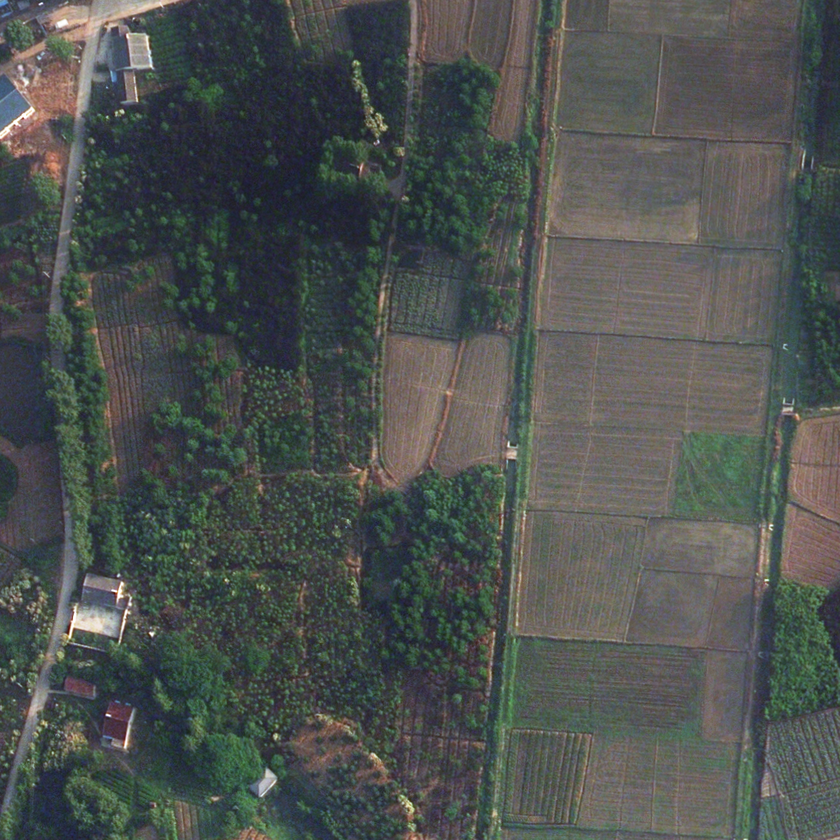
#> input picture LoveDA_Train_16/Rural/images_png/0.png, 840 x 840 px, shrunk from 1024 x 1024 before the run
$ python hog_1.py
#> lines starting #> are read from the running program, lines starting #| are printed output that depends on the picture
import skimage
from skimage import io
from skimage.feature import hog
import matplotlib.pyplot as plt
import numpy as np
# from scipy import stats as st
import statistics as st

# Konstanty a inicializace proměnných
CELL_C = 16

img =  io.imread('./LoveDA_Train_16/Rural/images_png/0.png')
#> img is the input picture: shape (840, 840, 3); mean R, G, B 77.7, 82.2, 79.4
mask = io.imread('./LoveDA_Train_16/Rural/masks_png/0.png')
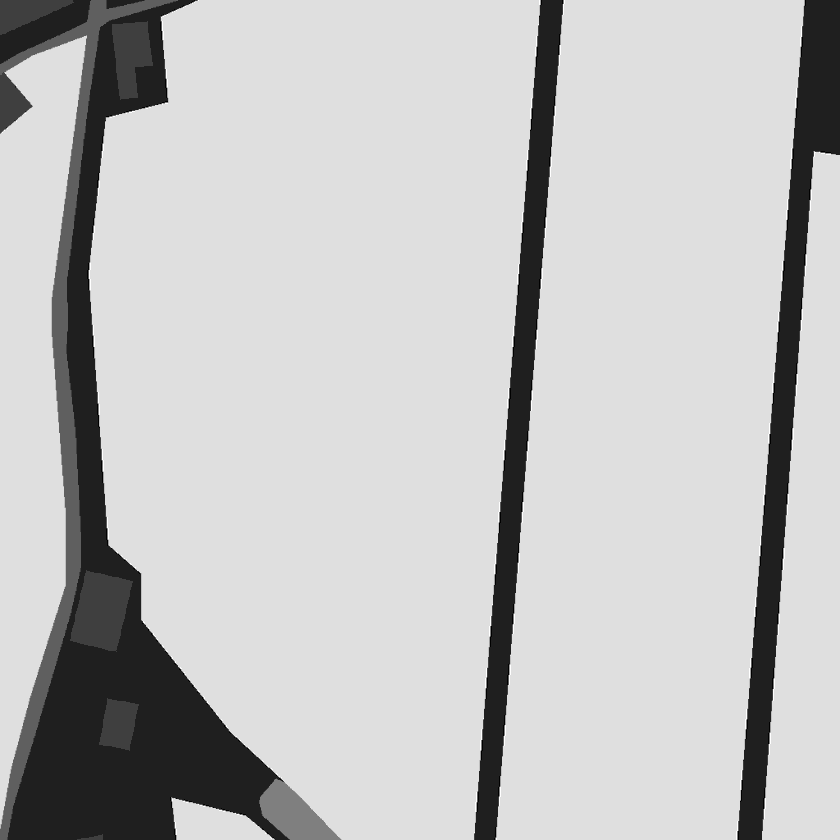
#> input picture LoveDA_Train_16/Rural/masks_png/0.png, 840 x 840 px, shrunk from 1024 x 1024 before the run
#> mask is the input picture: shape (840, 840); min 0, max 8, mean 6.03
img_g = skimage.color.rgb2gray(img)
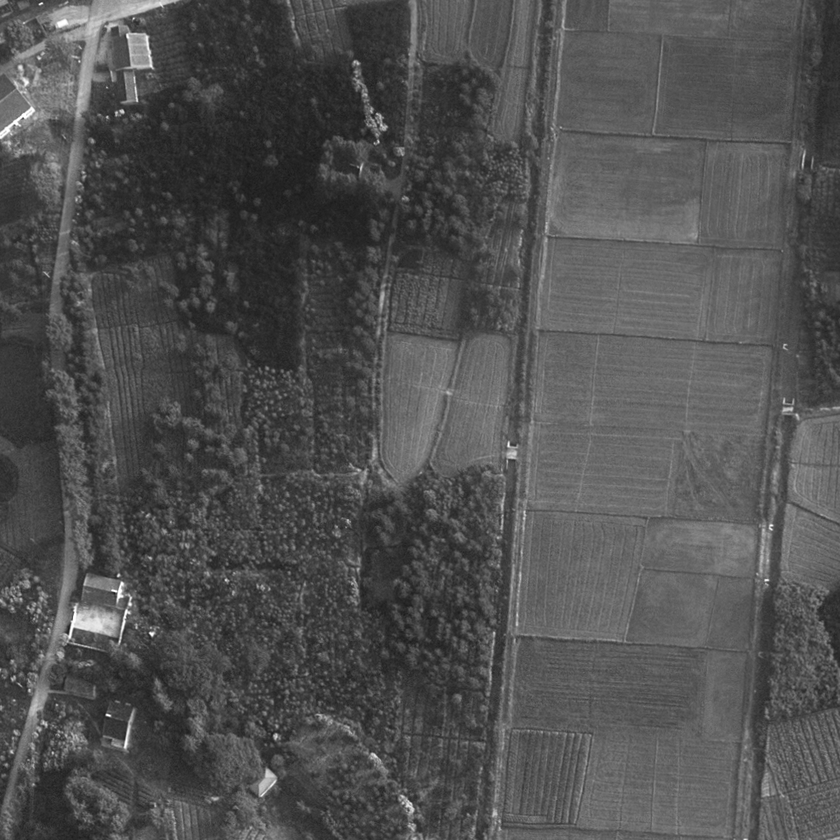
#> img_g: shape (840, 840) float64; min 0.101, max 1, mean 0.318

# vypocet HOG
fd, hog_image = hog(img, orientations=9, pixels_per_cell=(CELL_C, CELL_C),
                    cells_per_block=(1, 1), visualize=True, channel_axis=2)
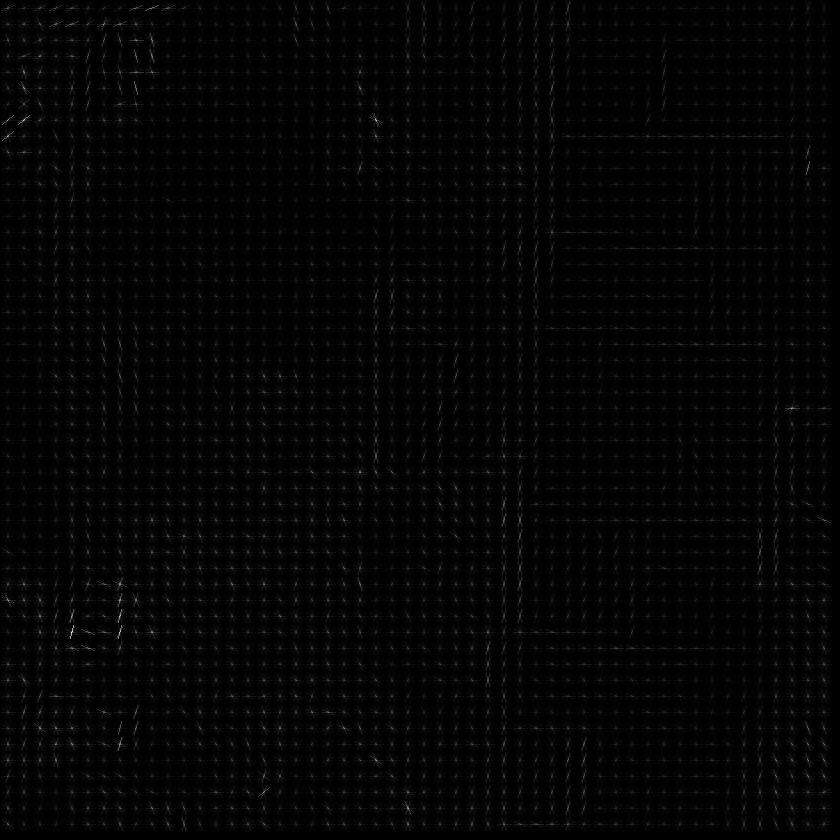
#> hog_image: shape (840, 840) float64; min 0, max 59.58, mean 1.1; drawn with min black and max white
fv = hog(img, orientations=9, pixels_per_cell=(CELL_C, CELL_C), cells_per_block=(1, 1), visualize=False, channel_axis=2)

# preddefinovani HOG masky
scale_mask = int(len(mask)/CELL_C)
#> scale_mask = 52
shape_mask = (scale_mask, scale_mask)
#> shape_mask = (52, 52)
mask_hog = np.zeros(shape_mask, dtype=int)
print(mask_hog.shape)
#| (52, 52)

# vytvoreni hog masky
for x in range(len(mask_hog)):
    for y in range(len(mask_hog)):
        mezX1 = x*CELL_C
        mezX2 = mezX1 + CELL_C -1
        mezY1 = y*CELL_C
        mezY2 = mezY1 + CELL_C - 1
        cell = mask[mezX1:mezX2, mezY1:mezY2]
        mask_hog[x,y] = st.mode(cell.flatten())
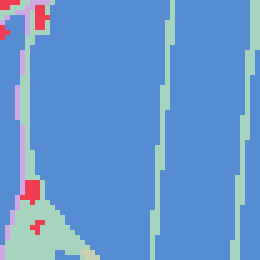
#> mask_hog: shape (52, 52) int64 (shown 5 times larger); 5 distinct labels, from 1 to 7; one colour per label, 0 black


print("numbers:")
print("delka narovnane mask_hog: ", len(mask_hog.flatten()))
#| delka narovnane mask_hog:  2704
print("delka vektoru priznaku: ", len(fv))
#| delka vektoru priznaku:  24336
print("vypocet: ", len(fv)/len(mask_hog.flatten())/9)
#| vypocet:  1.0
print()


folder_dir_base = "./LoveDA_Train_16/"

print("hog_image shape", hog_image.shape)
#| hog_image shape (840, 840)
print("fd shape: ", fd.shape)
#| fd shape:  (24336,)
print("hog_image size: ", np.size(hog_image))
#| hog_image size:  705600
print("fv shape: ", fv.shape)
#| fv shape:  (24336,)


# Vykresleni
fig, (ax1, ax2, ax3, ax4) = plt.subplots(1, 4, figsize=(16, 4))#, sharex=True, sharey=True)

ax1.axis('off')
ax1.imshow(img, cmap=plt.cm.gray)
ax1.set_title('Input image')

ax2.axis('off')
ax2.imshow(hog_image, cmap=plt.cm.gray)
ax2.set_title('Histogram of Oriented Gradients')

ax3.axis('off')
ax3.imshow(mask, cmap=plt.cm.gray)
ax3.set_title('Mask original')

ax4.axis('off')
ax4.imshow(mask_hog, cmap=plt.cm.gray)
ax4.set_title('Mask for HOG')

plt.show()
